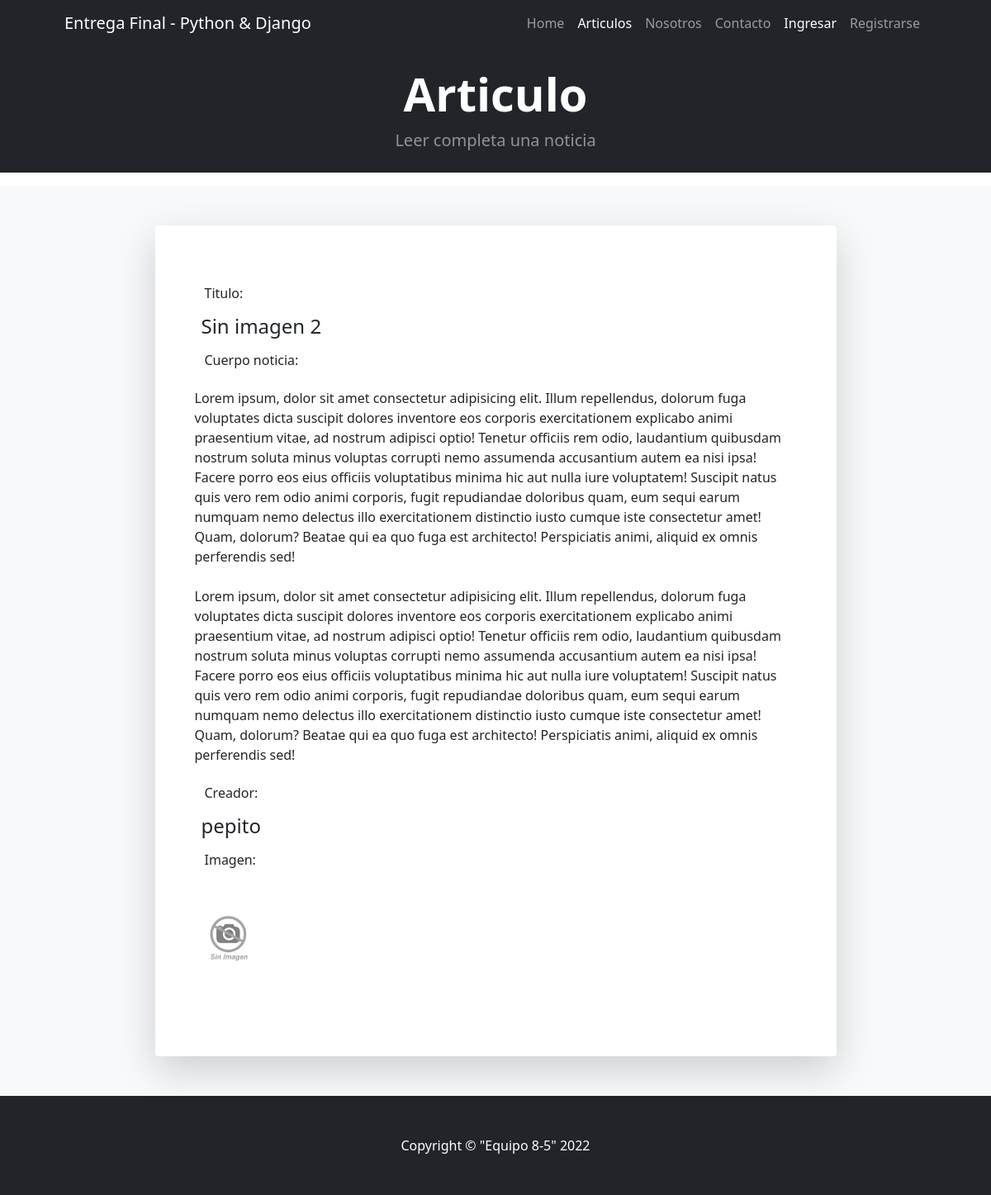
Page /items/read/20 on the committed database.
### items/models.py (models this page shows, shortened)
class New(models.Model):
    tittle = models.CharField(max_length=25)
    body = RichTextField(blank=True, null=True)
    creation_date = models.DateTimeField(auto_now_add=True, blank=True, null=True)
    owner_name = models.ForeignKey(User, on_delete=models.CASCADE)
    image = models.ImageField(upload_to='images/', blank=True, null=True)

### items/views.py (the view)
# urls.py: path('read/<int:pk>', views.ReadItem.as_view(), name='read'),
class ReadItem(DetailView):
    model = New
    template_name = 'items/read-item.html'
    def get_context_data(self, *args, **kwargs):
        pk = self.kwargs.get('pk')
        context = super(DetailView, self).get_context_data(**kwargs)
        context['item'] = New.objects.get(pk=pk)
        return context

### items/templates/items/read-item.html (shortened to what this page needs)
{% extends 'bases/base.html' %}
{% block active-page %}
<ul class="navbar-nav ms-auto mb-2 mb-lg-0">
    <li class="nav-item"><a class="nav-link" href={% url 'index' %}>Home</a></li>
    <li class="nav-item"><a class="nav-link active" aria-current="page" href={% url 'items' %}>Articulos</a></li>
    <li class="nav-item"><a class="nav-link" href={% url 'about' %}>Nosotros</a></li>
    <li class="nav-item"><a class="nav-link" href={% url 'contact' %}>Contacto</a></li>
    {% if request.user.is_authenticated %}
        <li class="nav-item"><a class="nav-link active text-decoration-underline" href={% url 'profile' %}>Hola {{request.user.username}}!</a></li>
        <li class="nav-item"><a class="nav-link" href={% url 'logout' %}>Cerrar Sesion</a></li>
    {% else %}
        <li class="nav-item"><a class="nav-link active" href={% url 'login' %}>Ingresar</a></li>
        <li class="nav-item"><a class="nav-link" href={% url 'register' %}>Registrarse</a></li>
    {% endif %}
</ul>
{% endblock active-page %}
{% block content-block %}
<header class="bg-dark py-3">
    <div class="container px-4 px-lg-5 my-2">
        <div class="text-center text-white">
            <h1 class="display-4 fw-bolder">Articulo</h1>
            <p class="lead fw-normal text-white-50 mb-0">Leer completa una noticia</p>
        </div>
    </div>
</header>
<section class="bg-light py-6">
    <div class="container">
        <div class="row gx-5 justify-content-center">
            <div class="col-lg-9">
                <div class="card o-hidden border-0 shadow-lg my-5">
                    <div class="card-body p-0">
                        <div class="row">
                           <div class="col-lg-12">
                            <div class="p-5">
                                        <div class="form-group">
                                            <div class="mb-1 ">
                                                <label for="tittle" class="form-control form-control-user border-0">Titulo:</label>
                                                <h4 class="form-control-user border-0 m-2">{{item.tittle}}</h4>
                                            </div>
                                            <div class="mb-1">
                                                <label for="content" class="form-control form-control-user border-0">Cuerpo noticia:</label>
                                                <div class="flex justify-between form-control-user border-0">
                                                    <p cla>{{ item.body|safe }}</p>
                                                </div>
                                            </div>
                                            <div class="mb-1">
                                                <label for="user" class="form-control form-control-user border-0">Creador:</label>
                                                <h4 class="form-control-user border-0 m-2">{{item.owner_name}}</h4>
                                            </div>
                                            <div class="mb-1">
                                                <label for="imagen" class="form-control form-control-user border-0">Imagen:</label>
                                                {% if item.image %}
                                                    <img src={{ item.image.url }}
                                                        class="rounded-circle img-fluid my-3" alt="imagenAlt" name="image" style="width: 120px;">
                                                {% else %}
                                                    <img
                                                        alt="Avatar" class="img-fluid my-5" style="width: 80px;" />
                                                {% endif %}
                                            </div>
                                        </div>
                            </div>
                            </div>
                        </div>
                    </div>
                </div>
            </div>
        </div>
    </div>
</section>
{% endblock content-block %}

### rows in the picture
New: tittle "Sin imagen 2", body "Lorem ipsum, dolor sit amet consectetur adipisicing elit. Illum repellendus, dolorum fuga voluptates dicta suscipit dolores inventore eos corporis exercitationem explicabo animi praesentium vitae, ad nostrum adipisci optio! Tenetur officiis rem odio, laudantium quibusdam nostrum soluta minus voluptas corrupti nemo assumenda accusantium autem ea nisi ipsa! Facere porro eos eius officiis voluptatibus minima hic aut nulla iure voluptatem! Suscipit natus quis vero rem odio animi corporis, fugit repudiandae doloribus quam, eum sequi earum numquam nemo delectus illo exercitationem distinctio iusto cumque iste consectetur amet! Quam, dolorum? Beatae qui ea quo fuga est architecto! Perspiciatis…", owner_name "pepito"
